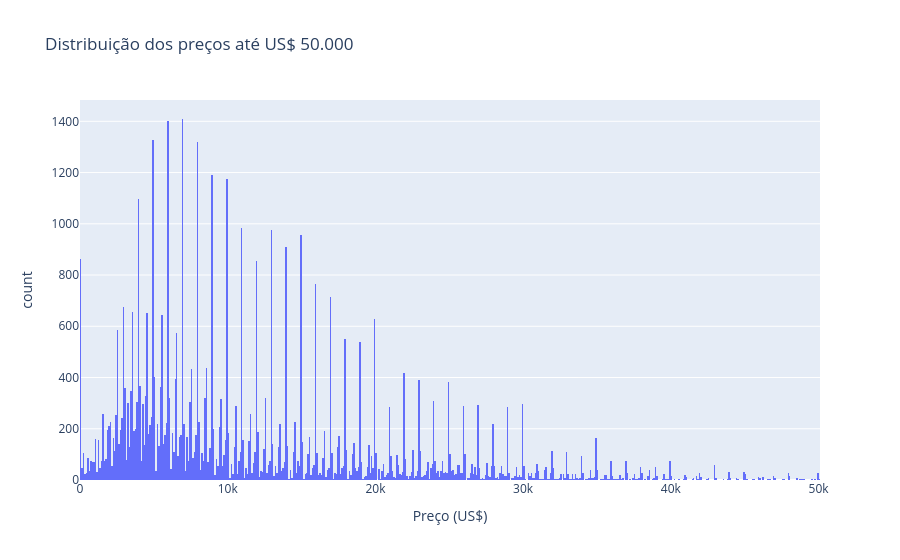

This figure's notebook cell:
### Markdown cell above
É possível observar que os preços tendem a baixar conforme a quilometragem aumenta. Ainda preciso investigar mais sobre os preços baixos. Vou criar uma visualização do intervalor 0-50k

### Code cell
fig_price_zoom = px.histogram(
    car_data[car_data["price"] <= 50000],
    x="price",
    nbins=600,
    title="Distribuição dos preços até US$ 50.000",
    labels={
        "price": "Preço (US$)",
        "count": "Quantidade de anúncios"
    }
)

fig_price_zoom.show()

### Figure 1 — Plotly figure (JSON) as saved in the notebook; plotly's stock layout.template omitted (floating-point values rounded to 4 significant figures; data arrays with more than 128 entries replaced by an {"elided": "..."} marker saying what was removed)
{"data": [{"bingroup": "x", "hovertemplate": "Preço (US$)=%{x}<br>count=%{y}<extra></extra>", "legendgroup": "", "marker": {"color": "#636efa", "pattern": {"shape": ""}}, "name": "", "nbinsx": 600, "orientation": "v", "showlegend": false, "type": "histogram", "x": {"elided": "51298 int values"}, "xaxis": "x", "yaxis": "y"}], "layout": {"barmode": "relative", "legend": {"tracegroupgap": 0}, "title": {"text": "Distribuição dos preços até US$ 50.000"}, "xaxis": {"anchor": "y", "domain": [0, 1], "title": {"text": "Preço (US$)"}}, "yaxis": {"anchor": "x", "domain": [0, 1], "title": {"text": "count"}}}}
